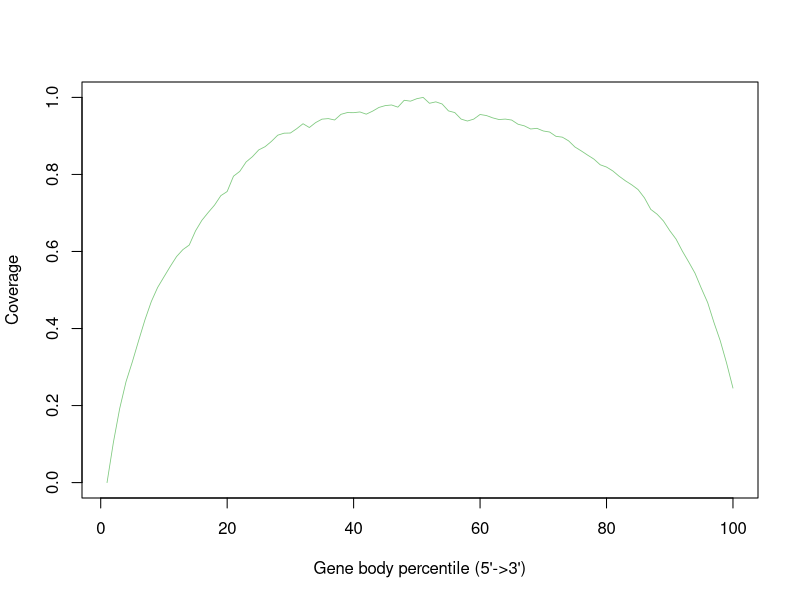

This figure's R source:
MI_6Hr_SRR12108302.gencode.Aligned.sortedByCoord.out <- c(0.0,0.10386073008113005,0.19225396537746853,0.26173722213870565,0.3133655547066613,0.3688324454265076,0.4226649286070743,0.46989937513600044,0.5065489563748415,0.5340050810099142,0.5612147746048352,0.5868985177756406,0.6049216191411707,0.6167249108832596,0.6536023893514333,0.6809239722487073,0.7011731902248564,0.7203852012325671,0.7449953562507337,0.7557449665258783,0.7954567451745165,0.8080844482793416,0.8324721975676775,0.8461906497610855,0.8638128716629702,0.872087188537593,0.8858186830423181,0.9019019122087704,0.9071243282351625,0.9075533516337554,0.9187546377429388,0.9316960427568152,0.9218202673399245,0.9347280369193511,0.9435700375549922,0.9449442853053651,0.9413727513167586,0.9560611396097054,0.9606437959441158,0.960372653156205,0.9622260342381265,0.9564970273826758,0.9643025074873164,0.9739428348630592,0.9787073971184729,0.9803644570931983,0.9747418480405986,0.9925363657393583,0.9902553341337194,0.9966954901746777,1.0,0.9847068603243966,0.9884884441689542,0.9829248687360009,0.964988944925065,0.9606280078830476,0.9437450791016181,0.9386832894356592,0.9436558422347108,0.9556753617696906,0.9529296120186959,0.9468779795675032,0.9425307712742407,0.9437258588533611,0.9411990826450082,0.930428879246731,0.9261592383839341,0.9180187768096721,0.9196868197834015,0.9128471571536735,0.9101446529612568,0.8989804344737119,0.8968366903556226,0.8872444136005222,0.871300531233933,0.8611790112143284,0.8503072150752644,0.8399076878933716,0.8251293762960797,0.8192067940831839,0.8090536979414428,0.7952528732555051,0.7833466158977538,0.772900410970094,0.7605767996501914,0.7391558329678054,0.7092532453045963,0.6967985244340839,0.6792833867724879,0.6541563443636965,0.6320757113036339,0.6008380028240036,0.5727647709323949,0.5434717397139066,0.5042713569563914,0.4672449215642262,0.4153056328369704,0.36772041677735473,0.3097102753506494,0.24536225706121031)


pdf("/athena/angsd/scratch/pes4008/project/QC/rseqc/MI_6Hr_SRR12108302.geneBodyCoverage.curves.pdf")
x=1:100
icolor = colorRampPalette(c("#7fc97f","#beaed4","#fdc086","#ffff99","#386cb0","#f0027f"))(1)
plot(x,MI_6Hr_SRR12108302.gencode.Aligned.sortedByCoord.out,type='l',xlab="Gene body percentile (5'->3')", ylab="Coverage",lwd=0.8,col=icolor[1])
dev.off()
